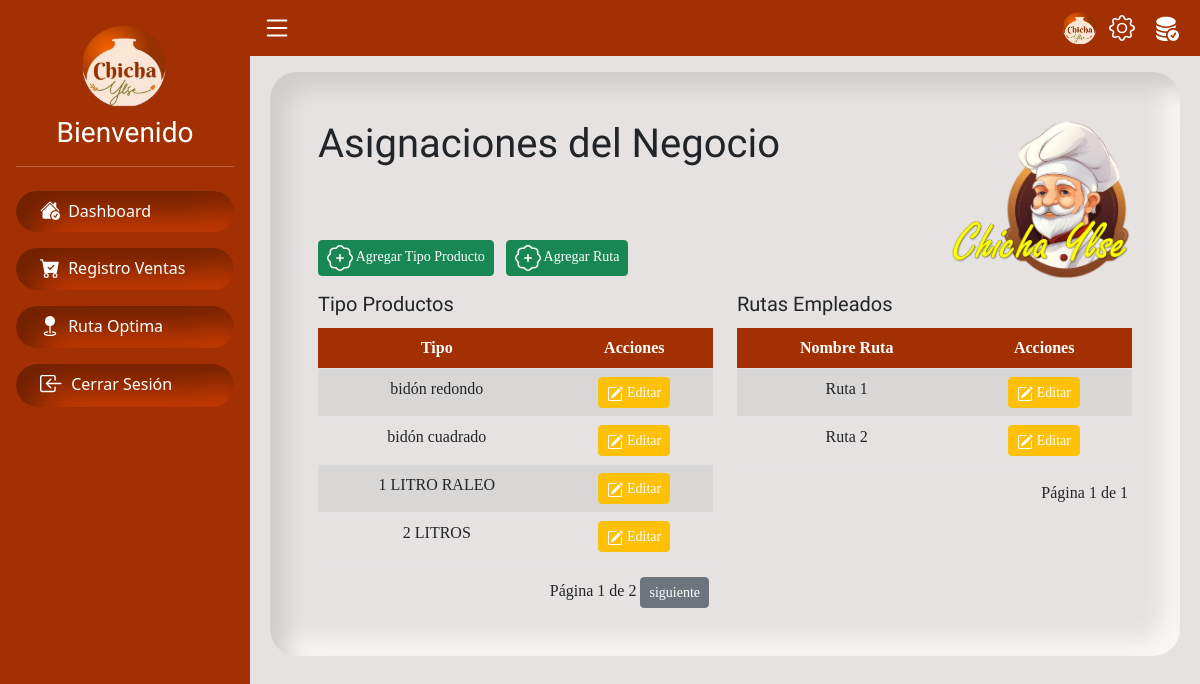
Page /combined-lista/ on the earlier database version.
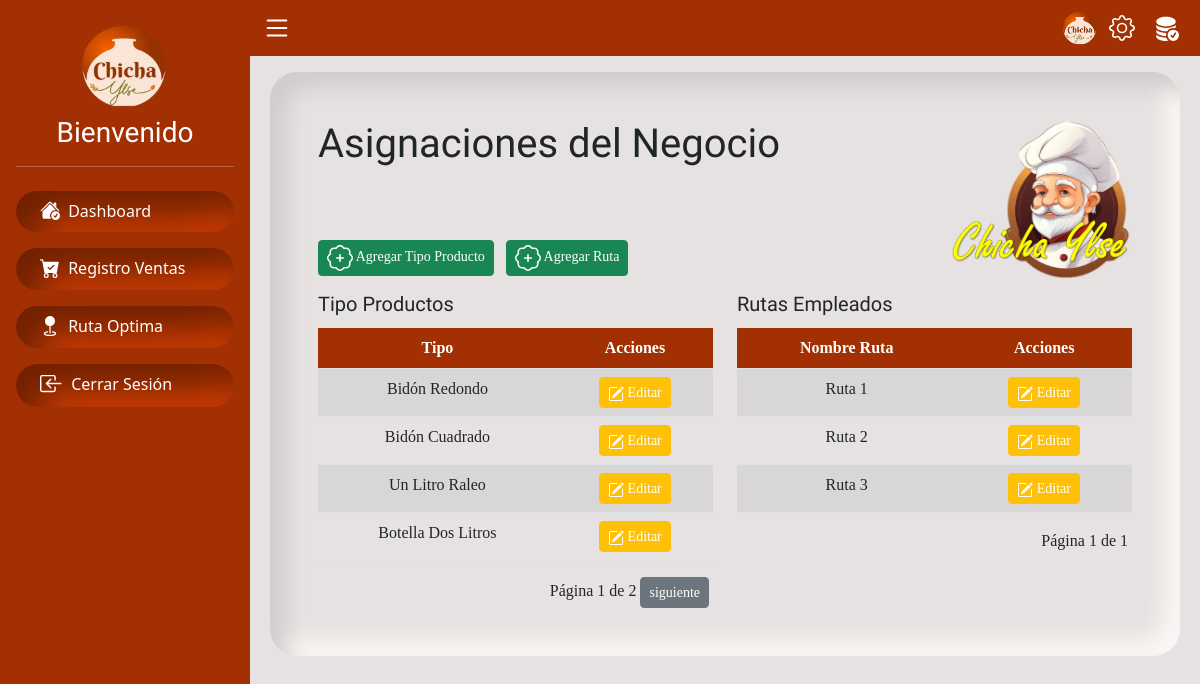
Same page on the later database version.
### servicio/models.py (models this page shows, shortened)
class TipoProducto(models.Model):
    nombre = models.CharField(max_length=50)

class DivisionEmpleado(models.Model):
    ruta = models.CharField(max_length=50)

### servicio/views.py (the view)
# urls.py: path('combined-lista/', views.combined_lista, name='combined_lista'),
def combined_lista(request):
    if request.method == "POST":
        form_type = request.POST.get("form_type")
        if form_type == "tipo_producto":
            tipo_producto_id = request.POST.get("tipo_producto_id")
            if tipo_producto_id:  # Editar
                tipo_producto = get_object_or_404(TipoProducto, id=tipo_producto_id)
                form = TipoProductoForm(request.POST, instance=tipo_producto)
            else:  # Crear
                form = TipoProductoForm(request.POST)
            if form.is_valid():
                form.save()
                return redirect("combined_lista")
        elif form_type == "ruta":
            ruta_id = request.POST.get("ruta_id")
            if ruta_id:  # Editar
                ruta = get_object_or_404(DivisionEmpleado, id=ruta_id)
                formr = DivisionEmpleadoForm(request.POST, instance=ruta)
            else:  # Crear
                formr = DivisionEmpleadoForm(request.POST)
            if formr.is_valid():
                formr.save()
                return redirect("combined_lista")
    else:
        form = TipoProductoForm()
        formr = DivisionEmpleadoForm()
    tipo_producto_list = TipoProducto.objects.all()
    tipo_producto_paginator = Paginator(tipo_producto_list, 4)
    tipo_producto_page = request.GET.get('tipo_producto_page')
    tipo_producto = tipo_producto_paginator.get_page(tipo_producto_page)
    division_empleado_list = DivisionEmpleado.objects.all()
    division_empleado_paginator = Paginator(division_empleado_list, 4)
    division_empleado_page = request.GET.get('division_empleado_page')
    division_empleados = division_empleado_paginator.get_page(division_empleado_page)
    context = {
        'form': form,
        'formr': formr,
        'tipo_producto': tipo_producto,
        'division_empleados': division_empleados,
    }
    return render(request, 'funciones/combined_lista.html', context)

### servicio/templates/funciones/combined_lista.html (shortened to what this page needs)
{% extends 'base.html' %}
{% load static %}
{% load crispy_forms_tags %}
{% block content %}
<br>
<div class="font container-fluid p-lg-5 py-5 cont-pange">
    <div class="row">
        <div class="col-lg-9 col-12 order-2 order-lg-1 ">
            <h2 class="title pb-3">Asignaciones del Negocio</h2>
            <div class="pt-5">
                <button class="btn btn-success btn-sm me-2 mb-lg-0 mb-2" data-bs-toggle="modal" data-bs-target="#tipoproModal">
                    Agregar Tipo Producto
                </button>
                <button class="btn btn-success btn-sm me-2" data-bs-toggle="modal" data-bs-target="#rutaModal">
                    Agregar Ruta
                    </button>
            </div>
        </div>
        <div class="col-lg-3 col-12 order-1 order-lg-2 justify-content-end text-end">
            <img src="{% static 'img/logopie.png' %}" alt="Descripción de la imagen" style="height: 160px;" class="img-fluid">
        </div>
    </div>
    <div class="row mt-2">
        <div class="col-md-6">
            <h2 class="subtitle py-1">Tipo Productos</h2>
            <table class="table table-striped text-center">
                <thead class="table-color">
                    <tr>
                        <th>Tipo</th>
                        <th>Acciones</th>
                    </tr>
                </thead>
                <tbody>
                    {% for item in tipo_producto %}
                    <tr>
                        <td data-label="Producto">{{ item.nombre }}</td>
                        <td data-label="accion">
                            <button class="btn btn-warning  text-white btn-sm edit-btn" data-bs-toggle="modal"
                            data-bs-target="#tipoproModal"
                            data-id="{{ item.id }}"
                            data-nombre="{{ item.nombre }}"
                            data-form-type="tipo">
                                Editar
                        </td>
                    </tr>
                    {% endfor %}
                </tbody>
            </table>
            <div class="pagination justify-content-end px-1">
                <span class="step-links">
                    <span class="current">
                        Página {{ tipo_producto.number }} de {{ tipo_producto.paginator.num_pages }}
                    </span>
                    {% if tipo_producto.has_next %}
                        <a class="btn btn-secondary btn-sm" href="?tipo_producto_page={{ tipo_producto.next_page_number }}">siguiente</a>
                    {% endif %}
                </span>
            </div>
        </div>
        <div class="col-md-6 pt-lg-0 pt-4">
            <h2 class="subtitle py-1">Rutas Empleados</h2>
            <table class="table table-striped text-center">
                <thead class="table-color">
                    <tr>
                        <th>Nombre Ruta</th>
                        <th>Acciones</th>
                    </tr>
                </thead>
                <tbody>
                    {% for division in division_empleados %}
                    <tr>
                        <td data-label="ruta">{{ division.ruta }}</td>
                        <td data-label="accion">
                            <button class="btn btn-warning text-white btn-sm edit-btn"
                            data-bs-toggle="modal"
                            data-bs-target="#rutaModal"
                            data-id="{{ division.id }}"
                            data-nombre="{{ division.ruta }}"
                            data-form-type="ruta">
                                Editar</a>
                        </td>
                    </tr>
                    {% endfor %}
                </tbody>
            </table>
            <div class="pagination justify-content-end px-1">
                <span class="step-links">
                    <span class="current">
                        Página {{ division_empleados.number }} de {{ division_empleados.paginator.num_pages }}
                    </span>
                </span>
            </div>
        </div>
    </div>
</div>
{% endblock %}

Differences in the rows shown:
changed TipoProducto: nombre "bidón redondo" → "Bidón Redondo"
changed TipoProducto: nombre "bidón cuadrado" → "Bidón Cuadrado"
changed TipoProducto: nombre "1 LITRO RALEO" → "Un Litro Raleo"
changed TipoProducto: nombre "2 LITROS" → "Botella Dos Litros"
added DivisionEmpleado: ruta "Ruta 3"
